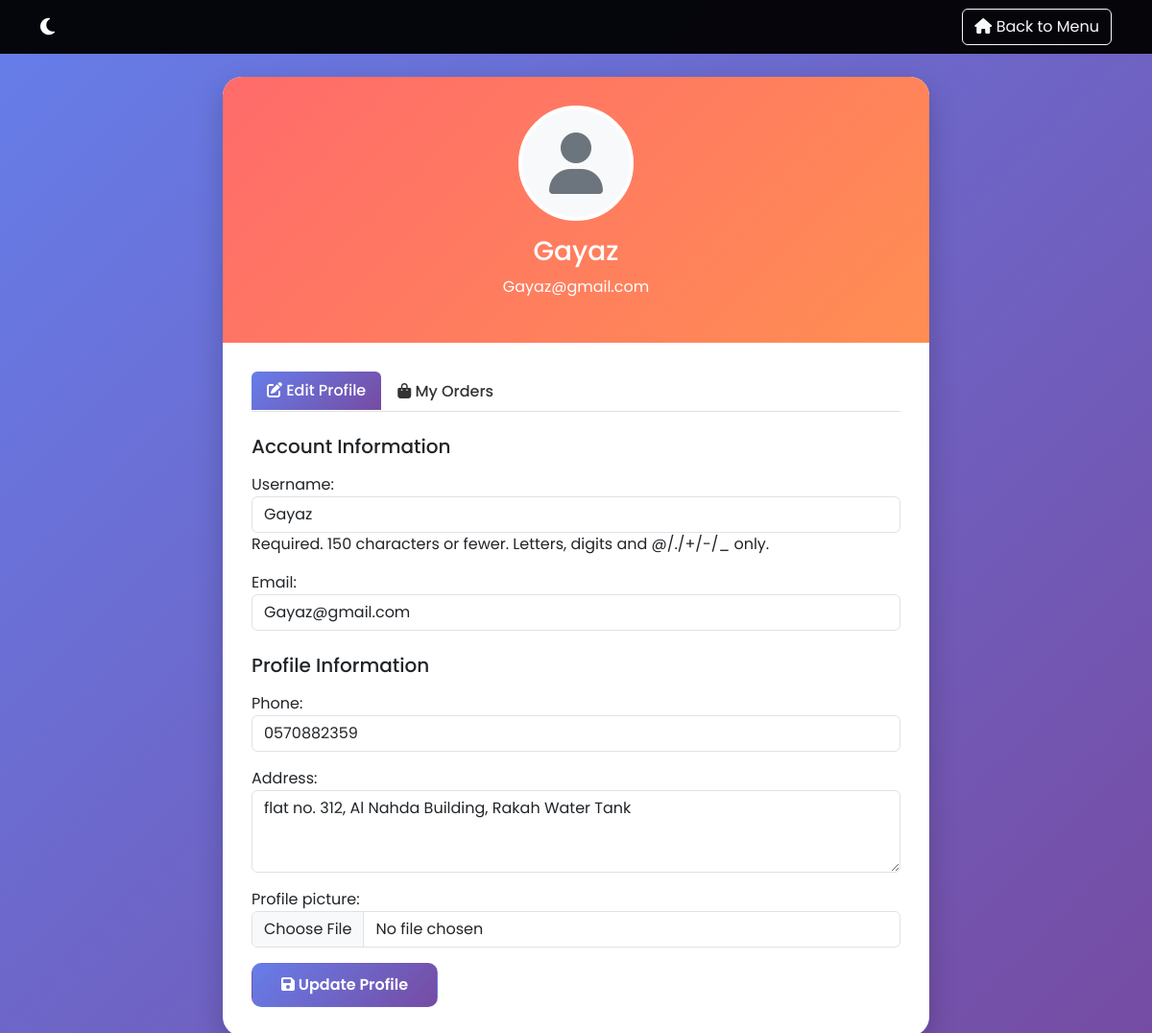
Screenshot of /profile/ (signed in) with the database file from the repository.
### billing/models.py (models this page shows, shortened)
class UserProfile(models.Model):
    user = models.OneToOneField(User, on_delete=models.CASCADE, related_name='profile')
    phone = models.CharField(max_length=20, blank=True, default='')
    address = models.TextField(blank=True, default='')
    profile_picture = models.ImageField(upload_to='profiles/', blank=True, null=True)
    created_at = models.DateTimeField(auto_now_add=True)

### billing/views.py (the view)
# urls.py: path('profile/', views.profile_view, name='profile'),
@login_required
def profile_view(request):
    if request.method == 'POST':
        user_form = UserUpdateForm(request.POST, instance=request.user)
        profile_form = UserProfileForm(request.POST, request.FILES, instance=request.user.profile)
        if user_form.is_valid() and profile_form.is_valid():
            user_form.save()
            profile_form.save()
            messages.success(request, 'Your profile has been updated successfully!')
            return redirect('profile')
    else:
        user_form = UserUpdateForm(instance=request.user)
        profile_form = UserProfileForm(instance=request.user.profile)
    context = {
        'user_form': user_form,
        'profile_form': profile_form,
    }
    return render(request, 'billing/profile.html', context)

### billing/forms.py
class UserUpdateForm(forms.ModelForm):
    email = forms.EmailField(widget=forms.EmailInput(attrs={'class': 'form-control'}))
    class Meta:
        model = User
        fields = ['username', 'email']
        widgets = {
            'username': forms.TextInput(attrs={'class': 'form-control'}),
        }

class UserProfileForm(forms.ModelForm):
    class Meta:
        model = UserProfile
        fields = ['phone', 'address', 'profile_picture']
        widgets = {
            'phone': forms.TextInput(attrs={'class': 'form-control', 'placeholder': 'Phone Number'}),
            'address': forms.Textarea(attrs={'class': 'form-control', 'placeholder': 'Delivery Address', 'rows': 3}),
            'profile_picture': forms.FileInput(attrs={'class': 'form-control'}),
        }

### billing/templates/billing/profile.html (shortened to what this page needs)
<!DOCTYPE html>
{% load static %}
<html lang="en">
<head>
    <link href="https://cdn.jsdelivr.net/npm/bootstrap@5.3.0/dist/css/bootstrap.min.css" rel="stylesheet">
    <link rel="stylesheet" href="https://cdnjs.cloudflare.com/ajax/libs/font-awesome/6.4.0/css/all.min.css">
</head>
<body>
    <nav class="navbar navbar-dark fixed-top" style="background: rgba(0,0,0,0.95);">
        <div class="container">
            <a class="navbar-brand" href="{% url 'home' %}">
                <i class="fas fa-moon"></i> {{ restaurant_name }}
            </a>
            <a href="{% url 'home' %}" class="btn btn-outline-light">
                <i class="fas fa-home"></i> Back to Menu
            </a>
        </div>
    </nav>
    <div class="container">
        <div class="row justify-content-center">
            <div class="col-md-8">
                <div class="profile-card">
                    <div class="profile-header">
                        {% if user.profile.profile_picture %}
                            <img src="{{ user.profile.profile_picture.url }}" class="profile-picture" alt="Profile">
                        {% else %}
                            <div class="profile-picture bg-light d-flex align-items-center justify-content-center mx-auto">
                                <i class="fas fa-user fa-4x text-secondary"></i>
                            </div>
                        {% endif %}
                        <h3>{{ user.username }}</h3>
                        <p>{{ user.email }}</p>
                    </div>
                    <div class="profile-body">
                        <ul class="nav nav-tabs mb-4" role="tablist">
                            <li class="nav-item">
                                <a class="nav-link active" data-bs-toggle="tab" href="#editProfile">
                                    <i class="fas fa-edit"></i> Edit Profile
                                </a>
                            </li>
                            <li class="nav-item">
                                <a class="nav-link" data-bs-toggle="tab" href="#orderHistory" onclick="window.location.href='{% url 'my_orders' %}'">
                                    <i class="fas fa-shopping-bag"></i> My Orders
                                </a>
                            </li>
                        </ul>
                        <div class="tab-content">
                            <div class="tab-pane fade show active" id="editProfile">
                                <form method="POST" enctype="multipart/form-data">
                                    <h5 class="mb-3">Account Information</h5>
                                    {{ user_form.as_p }}
                                    <h5 class="mb-3 mt-4">Profile Information</h5>
                                    {{ profile_form.as_p }}
                                    <button type="submit" class="btn btn-update">
                                        <i class="fas fa-save"></i> Update Profile
                                    </button>
                                </form>
                            </div>
                        </div>
                    </div>
                </div>
            </div>
        </div>
    </div>
</body>
</html>

### billing/templates/billing/profile.html (style rules this page uses)
body { font-family: 'Poppins', sans-serif; background: linear-gradient(135deg, #667eea 0%, #764ba2 100%); min-height: 100vh; padding-top: 80px; }
.profile-card { background: white; border-radius: 20px; box-shadow: 0 10px 30px rgba(0,0,0,0.2); overflow: hidden; margin-bottom: 30px; }
.profile-header { background: linear-gradient(135deg, #FF6B6B, #FF8E53); padding: 30px; text-align: center; color: white; }
.profile-picture { width: 120px; height: 120px; border-radius: 50%; border: 4px solid white; object-fit: cover; margin-bottom: 15px; }
.profile-body { padding: 30px; }
.nav-tabs .nav-link { color: #333; font-weight: 500; }
.nav-tabs .nav-link.active { background: linear-gradient(135deg, #667eea, #764ba2); color: white; border: none; }
.btn-update { background: linear-gradient(135deg, #667eea, #764ba2); color: white; padding: 10px 30px; border-radius: 10px; font-weight: 600; }

### rows the page displays
UserProfile: phone "0570882359", address "flat no. 312, Al Nahda Building, Rakah Water Tank"

### other values shown
{{ user.username }} "Gayaz"
{{ user.email }} "Gayaz@gmail.com"
